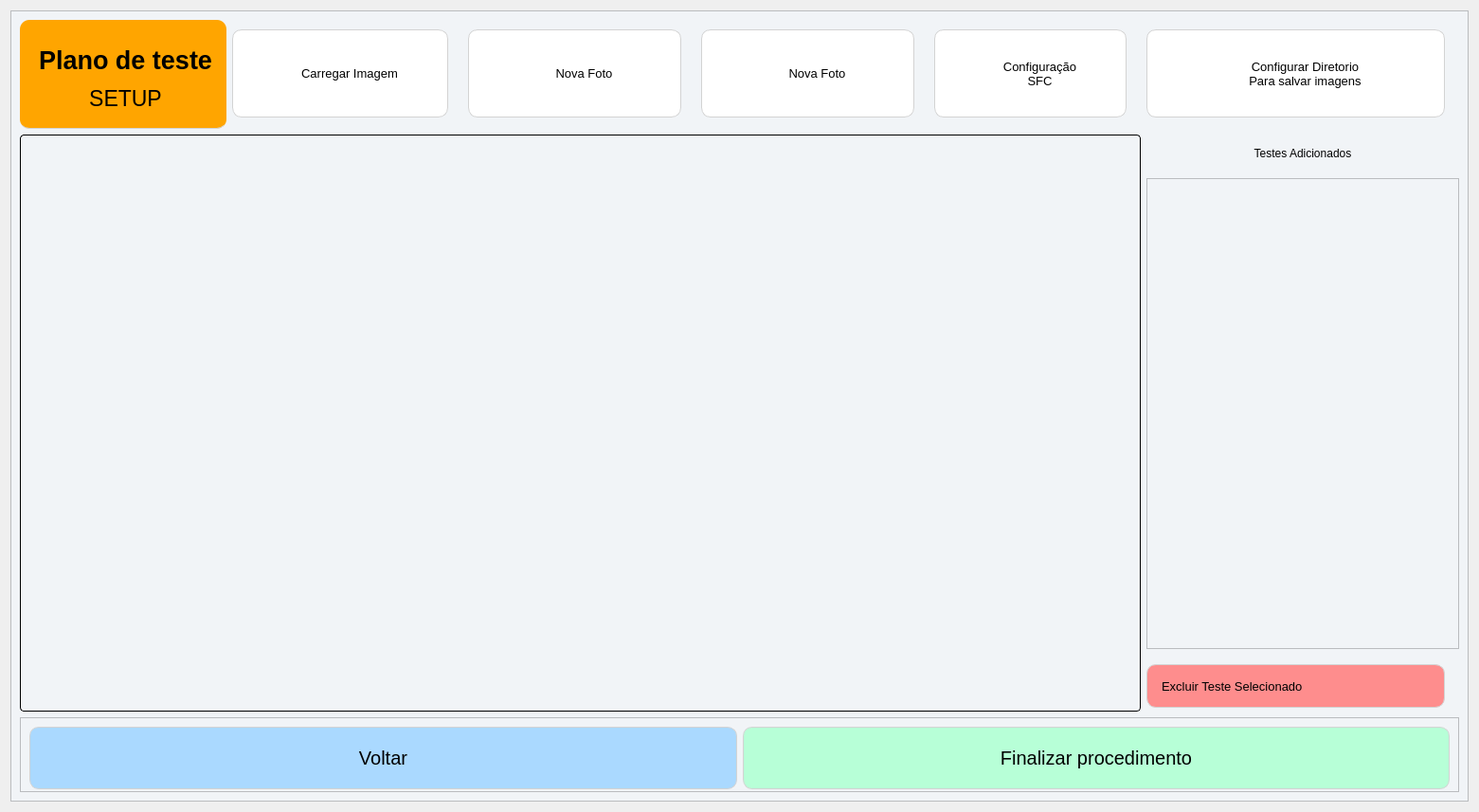
<?xml version="1.0" encoding="UTF-8"?>
<ui version="4.0">
 <class>Dialog</class>
 <widget class="QDialog" name="Dialog">
  <property name="geometry">
   <rect>
    <x>0</x>
    <y>0</y>
    <width>1561</width>
    <height>857</height>
   </rect>
  </property>
  <property name="windowTitle">
   <string>Dialog</string>
  </property>
  <layout class="QGridLayout" name="gridLayout">
   <item row="0" column="0">
    <widget class="QFrame" name="frame">
     <property name="sizePolicy">
      <sizepolicy hsizetype="Preferred" vsizetype="Preferred">
       <horstretch>0</horstretch>
       <verstretch>0</verstretch>
      </sizepolicy>
     </property>
     <property name="font">
      <font>
       <pointsize>10</pointsize>
      </font>
     </property>
     <property name="styleSheet">
      <string notr="true">background:#f1f4f7</string>
     </property>
     <property name="frameShape">
      <enum>QFrame::StyledPanel</enum>
     </property>
     <property name="frameShadow">
      <enum>QFrame::Raised</enum>
     </property>
     <layout class="QGridLayout" name="gridLayout_2">
      <item row="4" column="0" rowspan="6" colspan="5">
       <widget class="QLabel" name="labelimg">
        <property name="sizePolicy">
         <sizepolicy hsizetype="Ignored" vsizetype="Ignored">
          <horstretch>20</horstretch>
          <verstretch>255</verstretch>
         </sizepolicy>
        </property>
        <property name="minimumSize">
         <size>
          <width>0</width>
          <height>0</height>
         </size>
        </property>
        <property name="sizeIncrement">
         <size>
          <width>0</width>
          <height>0</height>
         </size>
        </property>
        <property name="autoFillBackground">
         <bool>false</bool>
        </property>
        <property name="styleSheet">
         <string notr="true">border: 1px solid black; border-radius:4px</string>
        </property>
        <property name="frameShape">
         <enum>QFrame::NoFrame</enum>
        </property>
        <property name="text">
         <string/>
        </property>
        <property name="scaledContents">
         <bool>true</bool>
        </property>
        <property name="alignment">
         <set>Qt::AlignCenter</set>
        </property>
        <property name="openExternalLinks">
         <bool>false</bool>
        </property>
       </widget>
      </item>
      <item row="10" column="0" colspan="6">
       <widget class="QFrame" name="frame_2">
        <property name="maximumSize">
         <size>
          <width>16777215</width>
          <height>79</height>
         </size>
        </property>
        <property name="font">
         <font>
          <pointsize>10</pointsize>
         </font>
        </property>
        <property name="styleSheet">
         <string notr="true"/>
        </property>
        <property name="frameShape">
         <enum>QFrame::StyledPanel</enum>
        </property>
        <property name="frameShadow">
         <enum>QFrame::Raised</enum>
        </property>
        <layout class="QGridLayout" name="gridLayout_3">
         <item row="0" column="0">
          <widget class="QPushButton" name="voltarbtn">
           <property name="sizePolicy">
            <sizepolicy hsizetype="Ignored" vsizetype="Ignored">
             <horstretch>0</horstretch>
             <verstretch>0</verstretch>
            </sizepolicy>
           </property>
           <property name="minimumSize">
            <size>
             <width>149</width>
             <height>70</height>
            </size>
           </property>
           <property name="maximumSize">
            <size>
             <width>16777215</width>
             <height>16777215</height>
            </size>
           </property>
           <property name="font">
            <font>
             <pointsize>15</pointsize>
            </font>
           </property>
           <property name="cursor">
            <cursorShape>PointingHandCursor</cursorShape>
           </property>
           <property name="styleSheet">
            <string notr="true">QPushButton {
	border: 1px solid lightgrey ; 
	border-radius:10px;
	background:#aad9ff;
	margin-bottom:4px
    }    
QPushButton:hover {
	background:#418def
    }
QPushButton:pressed {
	background:orange
    }</string>
           </property>
           <property name="text">
            <string>Voltar</string>
           </property>
           <property name="icon">
            <iconset>
             <normaloff>../png/voltar2.png</normaloff>../png/voltar2.png</iconset>
           </property>
           <property name="iconSize">
            <size>
             <width>50</width>
             <height>50</height>
            </size>
           </property>
          </widget>
         </item>
         <item row="0" column="2">
          <widget class="QPushButton" name="avancarbtn">
           <property name="minimumSize">
            <size>
             <width>0</width>
             <height>70</height>
            </size>
           </property>
           <property name="maximumSize">
            <size>
             <width>16777215</width>
             <height>16777215</height>
            </size>
           </property>
           <property name="font">
            <font>
             <pointsize>15</pointsize>
            </font>
           </property>
           <property name="cursor">
            <cursorShape>PointingHandCursor</cursorShape>
           </property>
           <property name="styleSheet">
            <string notr="true">QPushButton {
	border: 1px solid lightgrey ; 
	border-radius:10px;
	background:#b7ffd7;
	text-align:center;
	margin-bottom:4px;

    }    
QPushButton:hover {
	background:lightgreen
    }
QPushButton:pressed {
	background:orange
    }</string>
           </property>
           <property name="text">
            <string>Finalizar procedimento</string>
           </property>
           <property name="icon">
            <iconset>
             <normaloff>../png/done.png</normaloff>../png/done.png</iconset>
           </property>
           <property name="iconSize">
            <size>
             <width>50</width>
             <height>50</height>
            </size>
           </property>
           <property name="autoRepeatDelay">
            <number>0</number>
           </property>
          </widget>
         </item>
        </layout>
       </widget>
      </item>
      <item row="4" column="5">
       <widget class="QLabel" name="label">
        <property name="maximumSize">
         <size>
          <width>16777215</width>
          <height>40</height>
         </size>
        </property>
        <property name="text">
         <string>Testes Adicionados</string>
        </property>
        <property name="alignment">
         <set>Qt::AlignCenter</set>
        </property>
       </widget>
      </item>
      <item row="1" column="2">
       <widget class="QPushButton" name="carregarimgbtn_2">
        <property name="sizePolicy">
         <sizepolicy hsizetype="Expanding" vsizetype="Preferred">
          <horstretch>0</horstretch>
          <verstretch>0</verstretch>
         </sizepolicy>
        </property>
        <property name="minimumSize">
         <size>
          <width>240</width>
          <height>103</height>
         </size>
        </property>
        <property name="maximumSize">
         <size>
          <width>400</width>
          <height>16777215</height>
         </size>
        </property>
        <property name="font">
         <font>
          <pointsize>10</pointsize>
         </font>
        </property>
        <property name="cursor">
         <cursorShape>PointingHandCursor</cursorShape>
        </property>
        <property name="layoutDirection">
         <enum>Qt::RightToLeft</enum>
        </property>
        <property name="styleSheet">
         <string notr="true">QPushButton {
	border: 1px solid lightgrey ; 
	border-radius:10px;
	background:white;
	text-align:center;
	padding-left:10px;
margin-top:10px;
margin-right:15px
    }    
QPushButton:hover {
	background:lightgreen
    }
QPushButton:pressed {
	background:orange
    }</string>
        </property>
        <property name="text">
         <string>Nova Foto</string>
        </property>
        <property name="icon">
         <iconset>
          <normaloff>../png/plugplay.png</normaloff>../png/plugplay.png</iconset>
        </property>
        <property name="iconSize">
         <size>
          <width>54</width>
          <height>60</height>
         </size>
        </property>
       </widget>
      </item>
      <item row="1" column="1">
       <widget class="QPushButton" name="carregarimgbtn">
        <property name="sizePolicy">
         <sizepolicy hsizetype="Expanding" vsizetype="Preferred">
          <horstretch>0</horstretch>
          <verstretch>0</verstretch>
         </sizepolicy>
        </property>
        <property name="minimumSize">
         <size>
          <width>243</width>
          <height>103</height>
         </size>
        </property>
        <property name="maximumSize">
         <size>
          <width>400</width>
          <height>16777215</height>
         </size>
        </property>
        <property name="font">
         <font>
          <pointsize>10</pointsize>
         </font>
        </property>
        <property name="cursor">
         <cursorShape>PointingHandCursor</cursorShape>
        </property>
        <property name="layoutDirection">
         <enum>Qt::RightToLeft</enum>
        </property>
        <property name="styleSheet">
         <string notr="true">QPushButton {
	border: 1px solid lightgrey ; 
	border-radius:10px;
	background:white;
	text-align:center;
	padding-left:10px;
margin-top:10px;
margin-right:15px
    }    
QPushButton:hover {
	background:lightgreen
    }
QPushButton:pressed {
	background:orange
    }</string>
        </property>
        <property name="text">
         <string>Carregar Imagem</string>
        </property>
        <property name="icon">
         <iconset>
          <normaloff>../png/imagem.png</normaloff>../png/imagem.png</iconset>
        </property>
        <property name="iconSize">
         <size>
          <width>52</width>
          <height>53</height>
         </size>
        </property>
       </widget>
      </item>
      <item row="1" column="0" rowspan="3">
       <widget class="QFrame" name="frame_3">
        <property name="maximumSize">
         <size>
          <width>404</width>
          <height>150</height>
         </size>
        </property>
        <property name="autoFillBackground">
         <bool>false</bool>
        </property>
        <property name="styleSheet">
         <string notr="true">background:orange;border-bottom: 1px solid lightgrey ; border-radius:10px</string>
        </property>
        <property name="frameShape">
         <enum>QFrame::StyledPanel</enum>
        </property>
        <property name="frameShadow">
         <enum>QFrame::Raised</enum>
        </property>
        <layout class="QGridLayout" name="gridLayout_4">
         <item row="0" column="0">
          <widget class="QLabel" name="label_7">
           <property name="minimumSize">
            <size>
             <width>0</width>
             <height>0</height>
            </size>
           </property>
           <property name="maximumSize">
            <size>
             <width>16777215</width>
             <height>200</height>
            </size>
           </property>
           <property name="font">
            <font>
             <family>Arial</family>
             <pointsize>17</pointsize>
             <weight>50</weight>
             <bold>false</bold>
             <stylestrategy>PreferDefault</stylestrategy>
             <kerning>true</kerning>
            </font>
           </property>
           <property name="layoutDirection">
            <enum>Qt::LeftToRight</enum>
           </property>
           <property name="styleSheet">
            <string notr="true">margin-top:10px; border-radius:5px; margin-left:5px; color:black; border: 0px solid white; background: orange; text-align: left
</string>
           </property>
           <property name="frameShape">
            <enum>QFrame::NoFrame</enum>
           </property>
           <property name="text">
            <string>&lt;html&gt;&lt;head/&gt;&lt;body&gt;&lt;p&gt;&lt;span style=&quot; font-size:20pt; font-weight:600;&quot;&gt;Plano de teste&lt;/span&gt;&lt;/p&gt;&lt;p&gt;      SETUP&lt;/p&gt;&lt;/body&gt;&lt;/html&gt;</string>
           </property>
           <property name="alignment">
            <set>Qt::AlignCenter</set>
           </property>
          </widget>
         </item>
        </layout>
       </widget>
      </item>
      <item row="9" column="5">
       <widget class="QPushButton" name="deletar">
        <property name="sizePolicy">
         <sizepolicy hsizetype="MinimumExpanding" vsizetype="Expanding">
          <horstretch>0</horstretch>
          <verstretch>0</verstretch>
         </sizepolicy>
        </property>
        <property name="minimumSize">
         <size>
          <width>190</width>
          <height>0</height>
         </size>
        </property>
        <property name="maximumSize">
         <size>
          <width>700</width>
          <height>60</height>
         </size>
        </property>
        <property name="font">
         <font>
          <pointsize>10</pointsize>
         </font>
        </property>
        <property name="cursor">
         <cursorShape>PointingHandCursor</cursorShape>
        </property>
        <property name="contextMenuPolicy">
         <enum>Qt::CustomContextMenu</enum>
        </property>
        <property name="layoutDirection">
         <enum>Qt::RightToLeft</enum>
        </property>
        <property name="styleSheet">
         <string notr="true">QPushButton {
	border: 1px solid lightgrey ; 
	border-radius:10px;
	background:#fe8d8d;
	text-align:left;
	margin-bottom:4px;
	padding-left:40px;;
margin-right:15px;
margin-top:10px;
    }    
QPushButton:hover {
	background:red
    }
QPushButton:pressed {
	background:orange
    }</string>
        </property>
        <property name="text">
         <string>Excluir Teste Selecionado</string>
        </property>
        <property name="icon">
         <iconset>
          <normaloff>../png/decline.png</normaloff>../png/decline.png</iconset>
        </property>
        <property name="iconSize">
         <size>
          <width>40</width>
          <height>40</height>
         </size>
        </property>
       </widget>
      </item>
      <item row="5" column="5" rowspan="4">
       <widget class="QScrollArea" name="scrollArea">
        <property name="minimumSize">
         <size>
          <width>330</width>
          <height>0</height>
         </size>
        </property>
        <property name="styleSheet">
         <string notr="true">QScrollArea QScrollBar:vertical {
    width: 8px;
    background: #f0f0f0;
    border-radius: 4px;
}

QScrollArea QScrollBar::handle:vertical {
    background: #f8c66a;
    border-radius: 4px;
    min-height: 20px;
}

QScrollArea QScrollBar:horizontal {
    height: 8px;
    background: #f0f0f0;
    border-radius: 4px;
}

QScrollArea QScrollBar::handle:horizontal {
    background: #f8c66a;
    border-radius: 4px;
    min-width: 20px;
}</string>
        </property>
        <property name="verticalScrollBarPolicy">
         <enum>Qt::ScrollBarAsNeeded</enum>
        </property>
        <property name="horizontalScrollBarPolicy">
         <enum>Qt::ScrollBarAsNeeded</enum>
        </property>
        <property name="widgetResizable">
         <bool>true</bool>
        </property>
        <widget class="QWidget" name="scrollAreaWidgetContents">
         <property name="geometry">
          <rect>
           <x>0</x>
           <y>0</y>
           <width>328</width>
           <height>501</height>
          </rect>
         </property>
         <layout class="QGridLayout" name="gridLayout_5"/>
        </widget>
       </widget>
      </item>
      <item row="1" column="5">
       <widget class="QPushButton" name="plugplayframebtn">
        <property name="sizePolicy">
         <sizepolicy hsizetype="Expanding" vsizetype="Preferred">
          <horstretch>0</horstretch>
          <verstretch>0</verstretch>
         </sizepolicy>
        </property>
        <property name="minimumSize">
         <size>
          <width>190</width>
          <height>103</height>
         </size>
        </property>
        <property name="maximumSize">
         <size>
          <width>500</width>
          <height>16777215</height>
         </size>
        </property>
        <property name="font">
         <font>
          <pointsize>10</pointsize>
         </font>
        </property>
        <property name="cursor">
         <cursorShape>PointingHandCursor</cursorShape>
        </property>
        <property name="layoutDirection">
         <enum>Qt::RightToLeft</enum>
        </property>
        <property name="styleSheet">
         <string notr="true">QPushButton {
	border: 1px solid lightgrey ; 
	border-radius:10px;
	background:white;
	text-align:center;
	padding-left:10px;
margin-top:10px;
margin-right:15px
    }    
QPushButton:hover {
	background:lightgreen
    }
QPushButton:pressed {
	background:orange
    }</string>
        </property>
        <property name="text">
         <string>Configurar Diretorio
Para salvar imagens</string>
        </property>
        <property name="icon">
         <iconset>
          <normaloff>../png/config.png</normaloff>../png/config.png</iconset>
        </property>
        <property name="iconSize">
         <size>
          <width>45</width>
          <height>45</height>
         </size>
        </property>
       </widget>
      </item>
      <item row="1" column="4">
       <widget class="QPushButton" name="inspecionarbtn">
        <property name="enabled">
         <bool>true</bool>
        </property>
        <property name="sizePolicy">
         <sizepolicy hsizetype="Expanding" vsizetype="Preferred">
          <horstretch>0</horstretch>
          <verstretch>0</verstretch>
         </sizepolicy>
        </property>
        <property name="minimumSize">
         <size>
          <width>190</width>
          <height>103</height>
         </size>
        </property>
        <property name="maximumSize">
         <size>
          <width>500</width>
          <height>16777215</height>
         </size>
        </property>
        <property name="font">
         <font>
          <pointsize>10</pointsize>
         </font>
        </property>
        <property name="cursor">
         <cursorShape>PointingHandCursor</cursorShape>
        </property>
        <property name="layoutDirection">
         <enum>Qt::RightToLeft</enum>
        </property>
        <property name="styleSheet">
         <string notr="true">QPushButton {
	border: 1px solid lightgrey ; 
	border-radius:10px;
	background:white;
	text-align:center;
	padding-left:10px;
margin-top:10px;
margin-right:15px
    }    
QPushButton:hover {
	background:lightgreen
    }
QPushButton:pressed {
	background:orange
    }</string>
        </property>
        <property name="text">
         <string>Configuração
SFC</string>
        </property>
        <property name="icon">
         <iconset>
          <normaloff>../png/config.png</normaloff>../png/config.png</iconset>
        </property>
        <property name="iconSize">
         <size>
          <width>40</width>
          <height>40</height>
         </size>
        </property>
       </widget>
      </item>
      <item row="1" column="3">
       <widget class="QPushButton" name="carregarimgbtn_3">
        <property name="sizePolicy">
         <sizepolicy hsizetype="Expanding" vsizetype="Preferred">
          <horstretch>0</horstretch>
          <verstretch>0</verstretch>
         </sizepolicy>
        </property>
        <property name="minimumSize">
         <size>
          <width>240</width>
          <height>103</height>
         </size>
        </property>
        <property name="maximumSize">
         <size>
          <width>400</width>
          <height>16777215</height>
         </size>
        </property>
        <property name="font">
         <font>
          <pointsize>10</pointsize>
         </font>
        </property>
        <property name="cursor">
         <cursorShape>PointingHandCursor</cursorShape>
        </property>
        <property name="layoutDirection">
         <enum>Qt::RightToLeft</enum>
        </property>
        <property name="styleSheet">
         <string notr="true">QPushButton {
	border: 1px solid lightgrey ; 
	border-radius:10px;
	background:white;
	text-align:center;
	padding-left:10px;
margin-top:10px;
margin-right:15px
    }    
QPushButton:hover {
	background:lightgreen
    }
QPushButton:pressed {
	background:orange
    }</string>
        </property>
        <property name="text">
         <string>Nova Foto</string>
        </property>
        <property name="icon">
         <iconset>
          <normaloff>../png/daheng.png</normaloff>../png/daheng.png</iconset>
        </property>
        <property name="iconSize">
         <size>
          <width>75</width>
          <height>75</height>
         </size>
        </property>
       </widget>
      </item>
     </layout>
    </widget>
   </item>
  </layout>
 </widget>
 <resources/>
 <connections/>
</ui>
